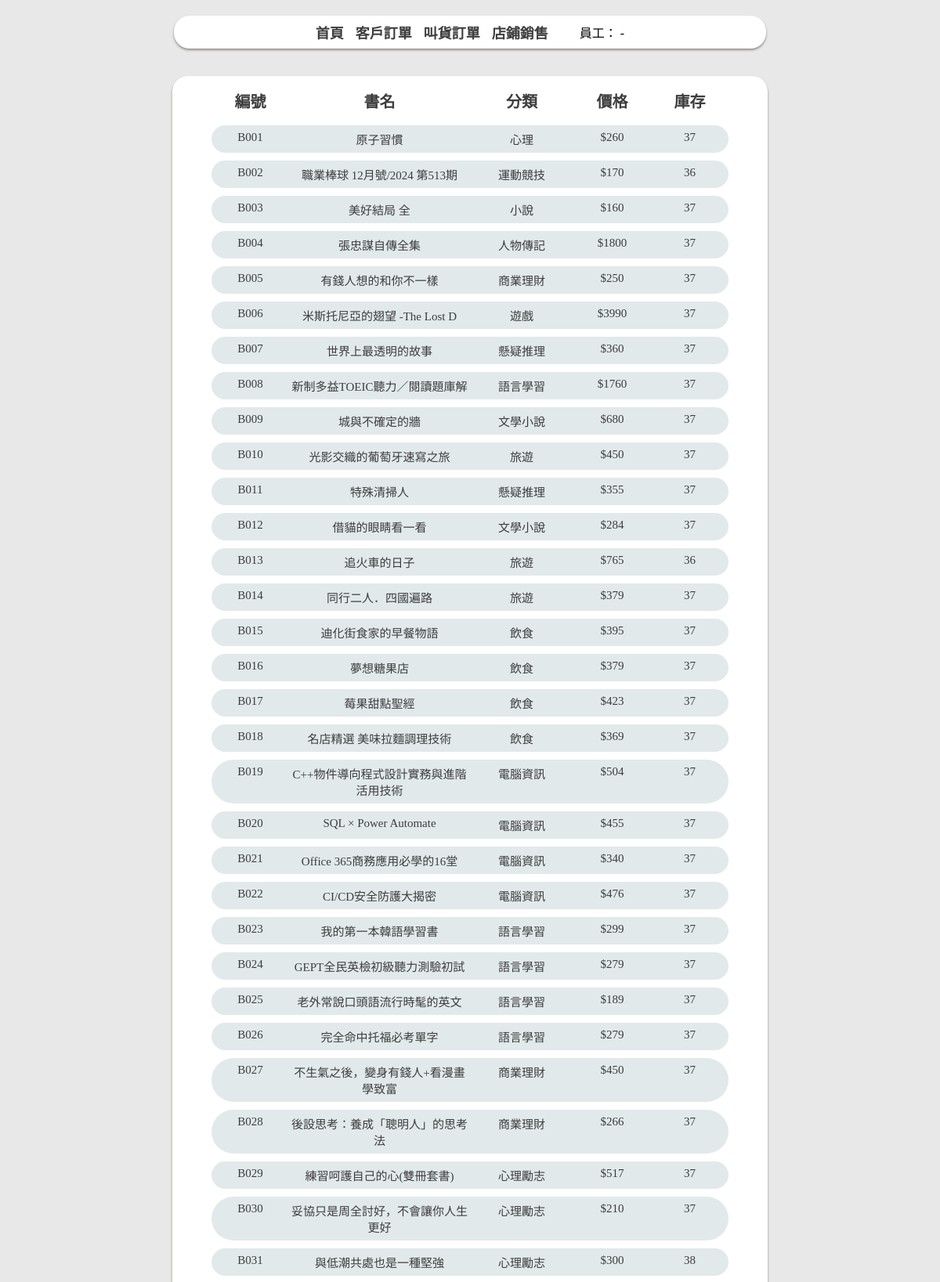
The page / (upper part) on the database its author committed.
### tables this page shows
CREATE TABLE `books` (
  `bId` char(7) NOT NULL,
  `bName` varchar(30) NOT NULL,
  `category` varchar(10) NOT NULL,
  `price` int(10) NOT NULL,
  `quantity` int(10) NOT NULL
);

### index.php (the view, shortened to what this page needs)
<!DOCTYPE html>
<html>
<head>
    <link href="default.css" rel="stylesheet" type="text/css" />
</head>
<body>
    <div class="nav-bar">
        <?php include 'nav.php'; ?>
    </div>
    <div class="table-container">
        <div class="book-header">
            <div>編號</div>
            <div>書名</div>
            <div>分類</div>
            <div>價格</div>
            <div>庫存</div>
        </div>
    <?php
        $link = mysqli_connect("localhost", "root", "", "bookstore")
            or die("無法開啟 MySQL 資料庫連接！<br/>");
        $sql = "SELECT * FROM books";
        $result = mysqli_query($link, $sql);
        if (mysqli_num_rows($result) > 0)
        {
            while ($row = mysqli_fetch_assoc($result)) {
                echo "<div class='book-row'>";
                echo "<div>" . htmlspecialchars($row['bId']) . "</div>";
                echo "<div>" . htmlspecialchars($row['bName']) . "</div>";
                echo "<div>" . htmlspecialchars($row['category']) . "</div>";
                echo "<div>$" . htmlspecialchars($row['price']) . "</div>";
                echo "<div>" . htmlspecialchars($row['quantity']) . "</div>";
                echo "</div>";
            }
        }
        else
        {
            echo "<p style='text-align:center;'>目前沒有書籍資料。</p>";
        }
    ?>
</body>
</html>

### default.css (style rules this page uses)
body { margin: 0; padding: 0; background-color: #e8e8e8; font-family: 微軟正黑體; }
.nav-bar { display: flex; align-items: center; justify-content: center; padding: 8px; margin: 20px auto; width: 63%; gap: 40px; background-color: white; border-radius: 20px; box-sizing: border-box; box-shadow: 0 2px 3px #908e86 }
.table-container { width: 55%; margin: 35px auto; background-color: white; border-radius: 20px; padding-right: 50px; padding-left: 50px; padding-top: 10px; padding-bottom: 10px; box-shadow: 0 2px 3px #908e86; }
.book-header ,.customer-header,.detail-header { font-weight: bold; color: #3d3d3d; font-size: 20px; }
.book-row , .customer-row ,.detail-row { background-color: #e1e9eb; color: #3d3d3d; border-radius: 50px; margin: 10px 0; padding: 10px 0; font-size: 15px; }
.book-header, .book-row { display: grid; grid-template-columns: 15% 35% 20% 15% 15%; text-align: center; padding: 7px 0; }

### rows shown on the page
books: bId "B001", bName "原子習慣", category "心理", price "260", quantity "37"
books: bId "B002", bName "職業棒球 12月號/2024 第513期", category "運動競技", price "170", quantity "36"
books: bId "B003", bName "美好結局 全", category "小說", price "160", quantity "37"
books: bId "B004", bName "張忠謀自傳全集", category "人物傳記", price "1800", quantity "37"
books: bId "B005", bName "有錢人想的和你不一樣", category "商業理財", price "250", quantity "37"
books: bId "B006", bName "米斯托尼亞的翅望 -The Lost D", category "遊戲", price "3990", quantity "37"
books: bId "B007", bName "世界上最透明的故事", category "懸疑推理", price "360", quantity "37"
books: bId "B008", bName "新制多益TOEIC聽力／閱讀題庫解", category "語言學習", price "1760", quantity "37"
books: bId "B009", bName "城與不確定的牆", category "文學小說", price "680", quantity "37"
books: bId "B010", bName "光影交織的葡萄牙速寫之旅", category "旅遊", price "450", quantity "37"
books: bId "B011", bName "特殊清掃人", category "懸疑推理", price "355", quantity "37"
books: bId "B012", bName "借貓的眼睛看一看", category "文學小說", price "284", quantity "37"
books: bId "B013", bName "追火車的日子", category "旅遊", price "765", quantity "36"
books: bId "B014", bName "同行二人．四國遍路", category "旅遊", price "379", quantity "37"
books: bId "B015", bName "迪化街食家的早餐物語", category "飲食", price "395", quantity "37"
books: bId "B016", bName "夢想糖果店", category "飲食", price "379", quantity "37"
books: bId "B017", bName "莓果甜點聖經", category "飲食", price "423", quantity "37"
books: bId "B018", bName "名店精選 美味拉麵調理技術", category "飲食", price "369", quantity "37"
books: bId "B019", bName "C++物件導向程式設計實務與進階活用技術", category "電腦資訊", price "504", quantity "37"
books: bId "B020", bName "SQL × Power Automate", category "電腦資訊", price "455", quantity "37"
books: bId "B021", bName "Office 365商務應用必學的16堂", category "電腦資訊", price "340", quantity "37"
books: bId "B022", bName "CI/CD安全防護大揭密", category "電腦資訊", price "476", quantity "37"
books: bId "B023", bName "我的第一本韓語學習書", category "語言學習", price "299", quantity "37"
books: bId "B024", bName "GEPT全民英檢初級聽力測驗初試", category "語言學習", price "279", quantity "37"
books: bId "B025", bName "老外常說口頭語流行時髦的英文", category "語言學習", price "189", quantity "37"
books: bId "B026", bName "完全命中托福必考單字", category "語言學習", price "279", quantity "37"
books: bId "B027", bName "不生氣之後，變身有錢人+看漫畫學致富", category "商業理財", price "450", quantity "37"
books: bId "B028", bName "後設思考：養成「聰明人」的思考法", category "商業理財", price "266", quantity "37"
books: bId "B029", bName "練習呵護自己的心(雙冊套書)", category "心理勵志", price "517", quantity "37"
books: bId "B030", bName "妥協只是周全討好，不會讓你人生更好", category "心理勵志", price "210", quantity "37"
books: bId "B031", bName "與低潮共處也是一種堅強", category "心理勵志", price "300", quantity "38"
